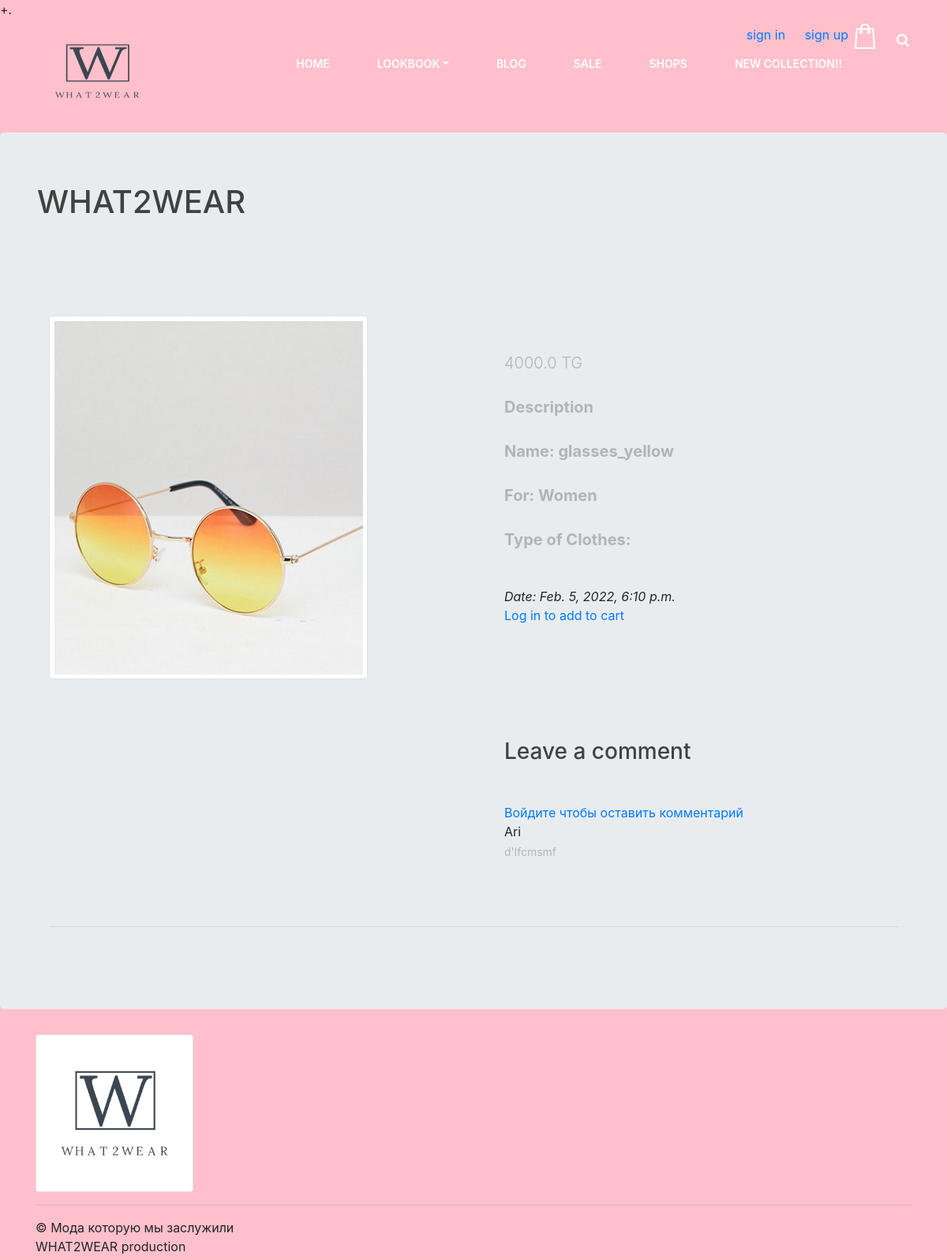
Screenshot of /main/collection/product/people/glasses_yellow/ with the database file from the repository.
### LM/main/models.py (models this page shows, shortened)
class Clothes(models.Model):
    boolOff = models.BooleanField(default="False")
    boolUp = models.BooleanField(default="False")
    boolDown = models.BooleanField(default="False")
    boolOutwear = models.BooleanField(default="False")
    boolShoes = models.BooleanField(default="False")
    boolAcc = models.BooleanField(default="False")
    name = models.CharField(max_length=100)
    genderW = models.BooleanField(default=False)
    genderM = models.BooleanField(default=False)
    price = models.FloatField(default=0)
    prom = models.FloatField(default=0)
    date = models.DateTimeField(default=django.utils.timezone.now)
    image = models.ImageField(upload_to="media/clothes_image", blank=True)
    slug = models.SlugField(default=name)
    shop = models.ForeignKey(Shops, on_delete=models.CASCADE)
    def isProm_0(self):
        if (self.prom == 0):
            return True
        else:
            return False
    def __str__(self):
        return self.name

class Commentary(models.Model):
    author = models.CharField('Author', max_length=100)
    text = models.TextField('Text')
    clothes = models.ForeignKey(Clothes, on_delete=models.CASCADE)

### LM/main/views.py (the view)
# urls.py: path('collection/product/people/<slug>/', views.product, name='product'),
def product(request, slug):
    user_first_name = None
    if request.user.is_authenticated:
        user_first_name = get_user_first_name(request.user)
    clothes = Clothes.objects.get(slug=slug)
    commentList = 0
    comments = clothes.commentary_set.order_by('-id')[:10]
    context = {
        "object": clothes,
        "comments": comments,
        "user_first_name": user_first_name
    }
    print(clothes)
    print(comments)
    return render(request, 'clothesL/product.html', context)

### LM/mainApp/templates/clothesL/product.html (shortened to what this page needs)
+.{% extends "clothesL/catalogue.html" %}
{% block content %}
  <main class="mt-5 pt-4">
    <div class="container dark-grey-text mt-5">
      <div class="row wow fadeIn">
        <div class="col-md-6 mb-4">
        {% if object.image %}
        <img src="{{ object.image.url}}"  class="img-thumbnail">
        {% endif %}
        </div>
        <div class="col-md-6 mb-4">
          <div class="p-4">
            <p class="lead">
              {% if object.isProm_0%}
                    {{object.price}} TG
                {%else%}
                     <s>{{object.price}}</s>
                    {{object.priceWithProm}} TG
                    {% endif%}
            </p>
            <p class="lead font-weight-bold">Description</p>
              <p class="lead font-weight-bold">   Name:  {{object.name}} <br> </p>
              <p class="lead font-weight-bold">For:
                        {%if object.genderW %}
                         Women
                        {%endif%}
            <br>
              <p class="lead font-weight-bold"> Type of Clothes:</p>
<br>
              <i>Date: {{object.date}}</i>
<br>
        {% if user.is_authenticated %}
            <a href="{{ object.get_add_to_cart_url }}" class="btn btn-primary btn-md my-0 p">
              Add to cart
              <i class="fas fa-shopping-cart ml-1"></i>
            </a>
            <a href="{{ object.get_remove_from_cart_url }}" class="btn btn-danger btn-md my-0 p">
              Remove from cart
            </a>
        {% else %}
          <div class="login">
            <a href="/users/login" class="genre">Log in to add to cart</a>
          </div>
          {% endif %}
              <div class="pt-5 mt-5">
                  <div class="comment-form-wrap pt-5">
                    <h3 class="mb-5">Leave a comment</h3>
                      {% if user.is_authenticated %}
                      <form action="{% url 'clothesL:comment-p' object.slug %}" method="POST">
                        {% csrf_token %}
                      <div class="form-group">
                        <label for="message">Message</label>
                        <textarea name="text" id="message" cols="30" rows="10" class="form-control"></textarea>
                      </div>
                      <div class="form-group">
                        <input type="submit" value="Post Comment" class="btn py-3 px-4 btn-primary">
                      </div>
                      </form>
                          {% else %}
                          <div class="login">
                            <a href="/users/login" class="genre">Войдите чтобы оставить комментарий</a>
                          </div>
                          {% endif %}
                          {% for commentary in comments %}
                            <div class="comment">
                              <span class="comment__author">{{ commentary.author }}</span>
                              <p class="comment__text">{{ commentary.text }}</p>
                            </div>
                          {% endfor %}
                  </div>
                </div>
          </div>
        </div>
      </div>
      <hr>
      <div class="row wow fadeIn">
      </div>
    </div>
  </main>
{% endblock %}

### LM/mainApp/static/css/style.css (style rules this page uses)
html, body { height: 100%; font-family: 'Raleway', sans-serif; -webkit-font-smoothing: antialiased; font-smoothing: antialiased; }
h1, h2, h3, h4, h5, h6 { margin: 0; font-weight: 500; color: #414141; }
h3 { font-size: 30px; }
p { font-size: 14px; color: #b4b4b4; line-height: 2; }
img { max-width: 100%; }
@media (min-width: 1200px) { .container { max-width: 1176px; } }

### rows the page displays
Clothes: image (picture), price "4000.0", name "glasses_yellow", date "Feb. 5, 2022, 6:10 p.m."
Commentary: author "Ari", text "d'lfcmsmf"
